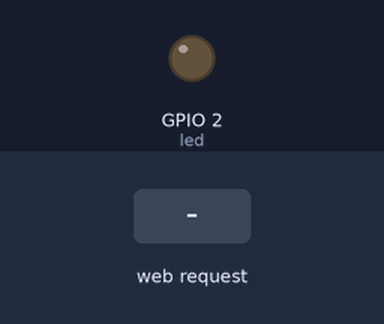
This sketch was run on a simulated ESP32. Shown: output pins drawn as LEDs (lit = HIGH). Inputs (shaded band) come from the test bench. WiFi joins after 1.5 s; servers stay silent unless stated; what the sketch prints to the serial monitor is not drawn.

Above: at 2.7 s.
2.8 s: HTTP request GET /ledon received
At 3.3 s:
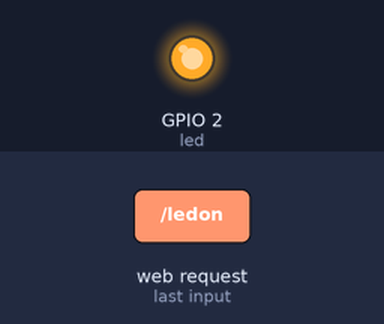
4.3 s: HTTP request GET /ledoff received
At 5.6 s:
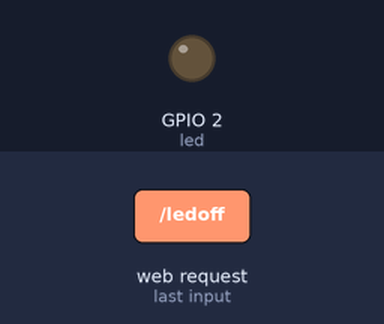
Timing chart, 0 to 7.3 s (numbered marks = the images above; inputs shaded):
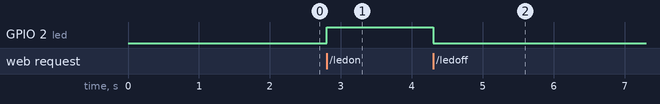

Measured:
- after the input at 2.8 s, GPIO 2 (led): LOW → HIGH at once
- after the input at 4.3 s, GPIO 2 (led): HIGH → LOW at once

The sketch:

HTTPServer_Medium.ino
```cpp
#include <WiFi.h>
#include <WiFiClient.h>
#include <WebServer.h>
#include <ESPmDNS.h>

const char* ssid = "Fibertel WiFi096 2.4GHz";
const char* password = "00429543203";

WebServer server(80);

const int led = 2;

char  Buffer[1000];
char  Estado_Led = 0;

const char HTML[] PROGMEM = R"rawliteral(<!DOCTYPE html>
<html>
<head>
<style>
.button {
  border: none;
  color: white;
  padding: 15px 32px;
  text-align: center;
  text-decoration: none;
  display: inline-block;
  font-size: 16px;
  margin: 4px 2px;
  cursor: pointer;
}

.button1 {background-color: #FF0000;} /* RED */
.button2 {background-color: #00FF00;} /* GREEN */
</style>
</head>
<body>

<h1>Pagina Web Test &#128512;</h1>
<p>El estado del led es: %d</p>
<p>La IP del ESP32 es: %s</p>

<button onclick="window.location.href='/ledon'" class="button button2">ENCENDER</button>
<button onclick="window.location.href='/ledoff'" class="button button1">APAGAR</button>

<h2>Text input fields</h2>

<canvas id="myCanvas" width="300" height="150" style="border:1px solid grey"></canvas>

<form>
  <label for="fname">First name:</label><br>
  <input type="text" id="fname" name="fname" value="John"><br>
  <label for="lname">Last name:</label><br>
  <input type="text" id="lname" name="lname" value="Doe">
</form>

</body>
</html>)rawliteral";

void HTML_Send()
{
  // char buffer[] = "Gustavo";
  // char bufferOut[] = "Gustavo";
  // sprintf(bufferOut, HTML, buffer);

  sprintf(Buffer, HTML, Estado_Led, WiFi.localIP());

  server.send(200, "text/html", Buffer);

}

void handleNotFound()
{
    String message = "File Not Found\n\n";
    message += "URI: ";
    message += server.uri();
    message += "\nMethod: ";
    message += (server.method() == HTTP_GET) ? "GET" : "POST";
    message += "\nArguments: ";
    message += server.args();
    message += "\n";
    for (uint8_t i = 0; i < server.args(); i++)
    {
      message += " " + server.argName(i) + ": " + server.arg(i) + "\n";
    }
    server.send(404, "text/plain", message);
}

void setup(void)
{
  pinMode(led, OUTPUT);
  digitalWrite(led, 0);

  Serial.begin(115200);

  WiFi.mode(WIFI_STA);
  WiFi.begin(ssid, password);

  Serial.println("");

  // Wait for connection
  while (WiFi.status() != WL_CONNECTED)
  {
    delay(500);
    Serial.print(".");
  }
  Serial.println("");
  Serial.print("Connected to ");
  Serial.println(ssid);
  Serial.print("IP address: ");
  Serial.println(WiFi.localIP());

  if (MDNS.begin("esp32"))
  {
      Serial.println("MDNS responder started");
  }

  server.on("/", HTML_Send);

  server.on("/ledon", []()
  {
      digitalWrite(led, 1);
      Estado_Led = 1;
      HTML_Send();
      //server.send(200, "text/plain", "LED ON");
  });

  server.on("/ledoff", []()
  {
      digitalWrite(led, 0);
      Estado_Led = 0;
      HTML_Send();
      //server.send(200, "text/plain", "LED OFF");
  });

  server.onNotFound(handleNotFound);

  server.begin();
  Serial.println("HTTP server started");
}

void loop(void)
{
  server.handleClient();
  delay(2);//allow the cpu to switch to other tasks
}
```
